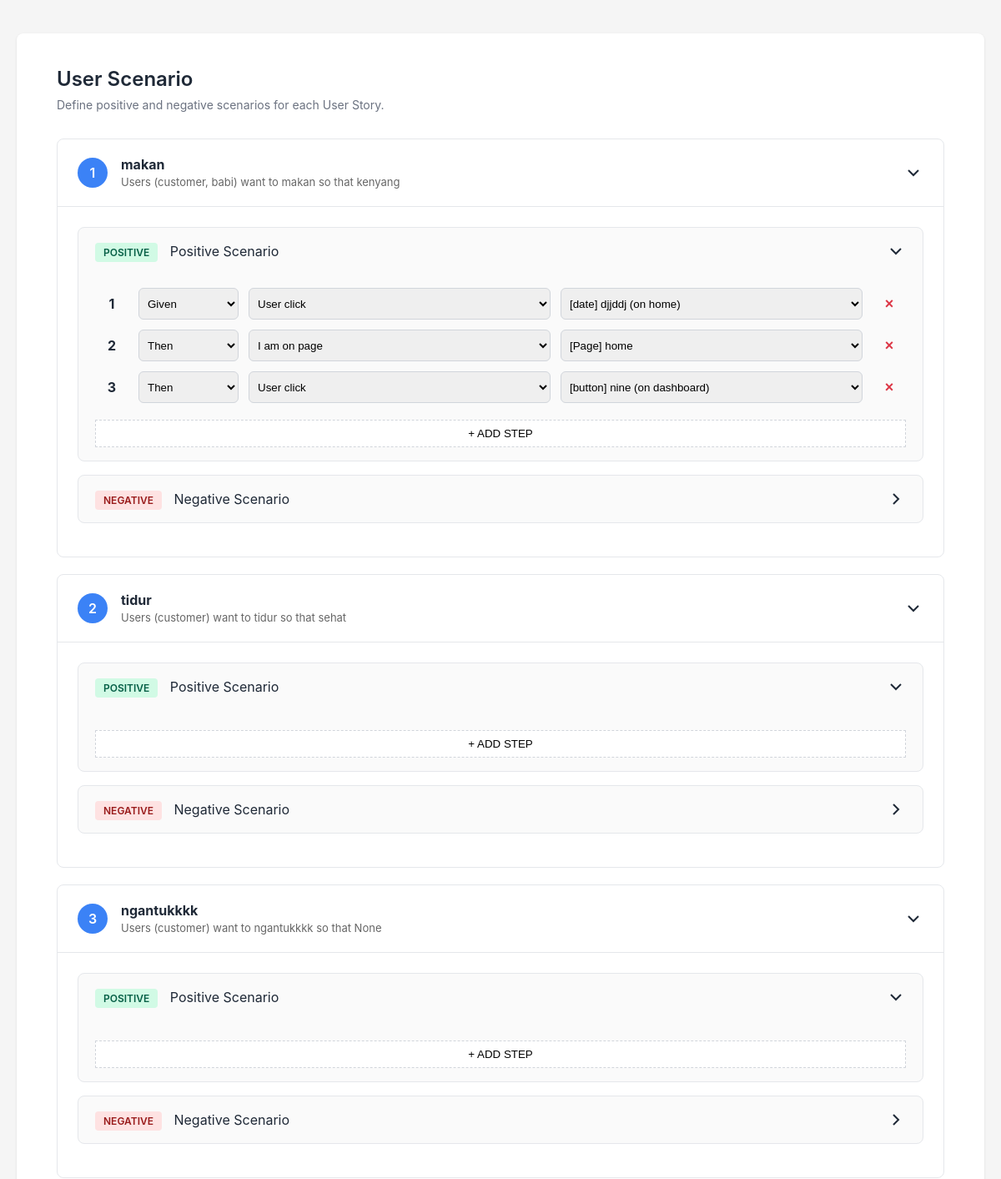
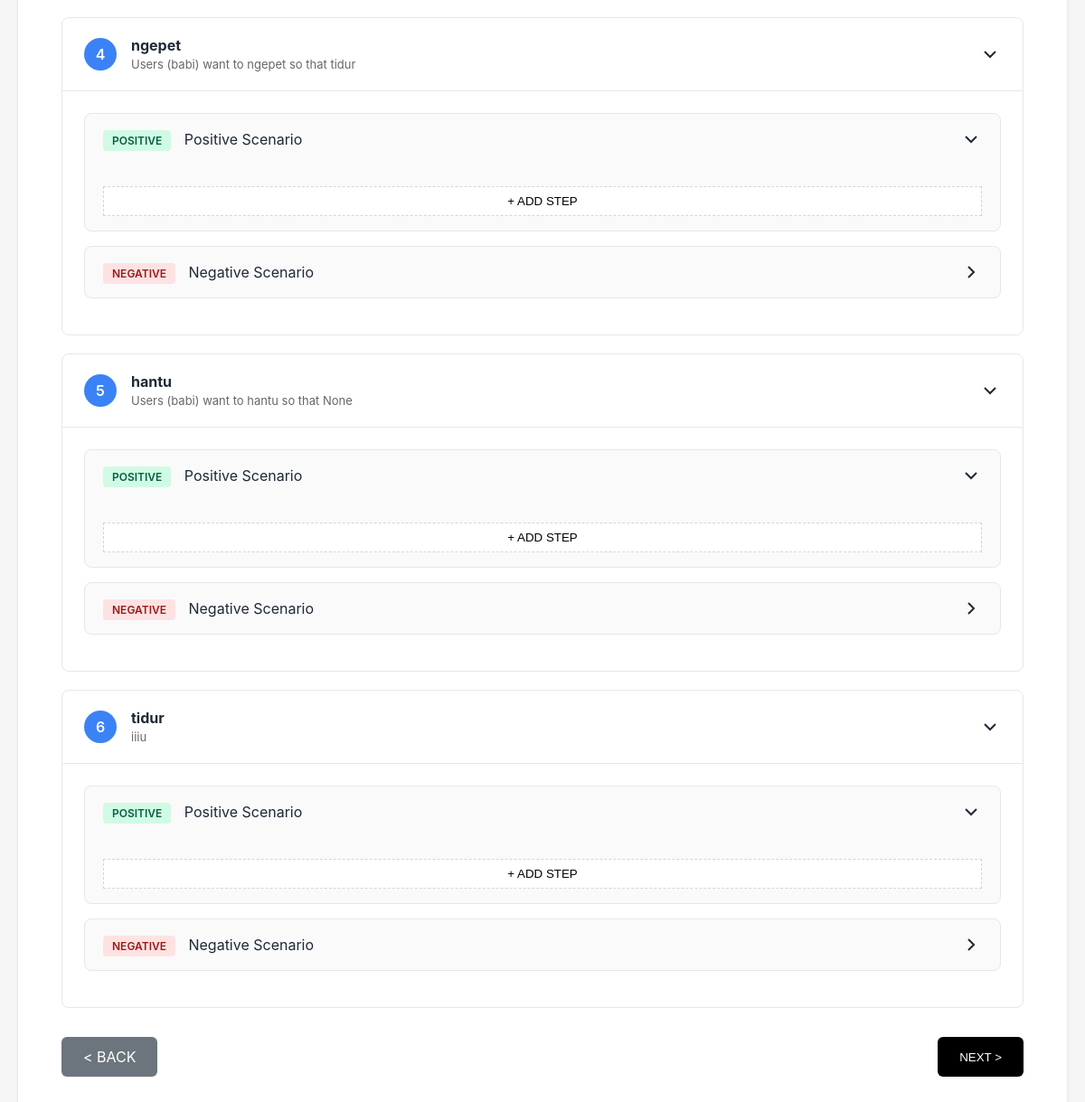
Screenshot of /user_scenario/ with the database file from the repository (2 pictures, top to bottom).
### main/models.py (models this page shows, shortened)
class UseCaseSpecification(models.Model):
    id = models.AutoField(primary_key=True)
    gui = models.ForeignKey(GUI, on_delete=models.CASCADE, null=True, blank=True)
    feature_name = models.CharField(max_length=255, default="Feature")
    summary_description = models.TextField(null=True, blank=True)
    PRIORITY_CHOICES = [
        ('Must Have', 'Must Have'),
        ('Should Have', 'Should Have'),
        ('Could Have', 'Could Have'),
        ("Won't Have", "Won't Have"),
    ]
    priority = models.CharField(max_length=50, choices=PRIORITY_CHOICES, default='Must Have')
    STATUS_CHOICES = [
        ('Active', 'Active'),
        ('Inactive', 'Inactive')
    ]
    status = models.CharField(max_length=50, choices=STATUS_CHOICES, default='Active')
    input_precondition = models.TextField(null=True, blank=True)
    input_postcondition = models.TextField(null=True, blank=True)

### main/views.py (the view)
# urls.py: path('user_scenario/', views.user_scenario, name='user_scenario'),
def user_scenario(request):
    gui = GUI.objects.last()
    specs = UseCaseSpecification.objects.prefetch_related(
        'scenarios__steps'  # ← PENTING: Harus pakai 'scenarios' bukan 'testscenario_set'
    ).all()
    gui_data = {'pages': [], 'elements': []}
    if gui:
        pages = Page.objects.filter(gui=gui)
        for p in pages:
            gui_data['pages'].append({'id': p.id, 'name': p.name})
        elements = Element.objects.filter(page__gui=gui)
        for el in elements:
            gui_data['elements'].append({
                'id': el.id,
                'name': el.name,
                'type': el.input_type.lower() if el.input_type else "text",
                'page': el.page.name
            })
    saved_scenarios = {}
    for spec in specs:
        saved_scenarios[str(spec.id)] = {  # ← PENTING: Ubah jadi string
            'Positive': [],
            'Negative': []
        }
        for scenario in spec.scenarios.all():
            steps_data = []
            for step in scenario.steps.all().order_by('step_number'):
                steps_data.append({
                    'condition': step.condition,
                    'activity': step.action_type,
                    'target_id': step.target_id or '',
                    'target_text': step.target_text or ''
                })
            saved_scenarios[str(spec.id)][scenario.scenario_type] = steps_data
    print("=" * 60)
    print("🔍 USER SCENARIO DEBUG")
    print(f"Total Specs: {specs.count()}")
    print(f"Saved Scenarios: {saved_scenarios}")
    print("=" * 60)
    return render(request, 'main/user_scenario.html', {
        'specs': specs,
        'gui_data_json': json.dumps(gui_data),
        'saved_scenarios_json': json.dumps(saved_scenarios)
    })

### main/templates/main/user_scenario.html (shortened to what this page needs)
<!DOCTYPE html>
<html lang="en">
<head>
</head>
<body>
    <div class="container">
        <h1>User Scenario</h1>
        <p class="subtitle">Define positive and negative scenarios for each User Story.</p>
        {% if specs %}
            {% for spec in specs %}
            <div class="user-story-card" data-spec-id="{{ spec.id }}">
                <div class="user-story-header" onclick="toggleUserStory(this)">
                    <div style="display:flex; align-items:center;">
                        <div class="story-number">{{ forloop.counter }}</div>
                        <div class="story-text">
                            <strong>{{ spec.feature_name }}</strong><br>
                            <span style="font-size:13px; color:#666; font-weight:normal;">
                                {{ spec.summary_description|default:"-" }}
                            </span>
                        </div>
                    </div>
                    <svg class="toggle-icon" viewBox="0 0 24 24" fill="none" stroke="currentColor" stroke-width="2"><polyline points="6 9 12 15 18 9"></polyline></svg>
                </div>
                <div class="user-story-content">
                    <div class="scenario-type-card" data-type="Positive">
                        <div class="scenario-type-header" onclick="toggleScenarioType(this)">
                            <div><span class="type-badge positive">POSITIVE</span> Positive Scenario</div>
                            <svg class="toggle-icon" viewBox="0 0 24 24" fill="none" stroke="currentColor" stroke-width="2"><polyline points="6 9 12 15 18 9"></polyline></svg>
                        </div>
                        <div class="scenario-type-content">
                            <div class="step-container"></div>
                            <button class="add-scenario-btn" onclick="addStep(this)">+ ADD STEP</button>
                        </div>
                    </div>
                    <div class="scenario-type-card" data-type="Negative">
                        <div class="scenario-type-header" onclick="toggleScenarioType(this)">
                            <div><span class="type-badge negative">NEGATIVE</span> Negative Scenario</div>
                            <svg class="toggle-icon collapsed" viewBox="0 0 24 24" fill="none" stroke="currentColor" stroke-width="2"><polyline points="6 9 12 15 18 9"></polyline></svg>
                        </div>
                    </div>
                </div>
            </div>
            {% endfor %}
        {% else %}
            <div style="text-align:center; padding:40px;">
                <p>Belum ada Use Case. Silakan input Use Case dulu.</p>
            </div>
        {% endif %}
        <div class="navigation">
            <a href="{% url 'main:input_informasi_tambahan' %}" class="nav-btn" style="background:#6c757d">&lt; BACK</a>
            <button id="nextBtn" onclick="saveAllScenarios()" class="nav-btn">NEXT &gt;</button>
        </div>
    </div>
</body>
</html>

### main/templates/main/user_scenario.html (style rules this page uses)
* { margin: 0; padding: 0; box-sizing: border-box; }
body { font-family: -apple-system, BlinkMacSystemFont, sans-serif; background: #f5f5f5; display: flex; justify-content: center; padding: 40px 20px; color: #1f2937; }
.container { background: #fff; width: 100%; max-width: 1200px; padding: 40px 48px; border-radius: 8px; box-shadow: 0 1px 3px rgba(0,0,0,0.1); }
h1 { font-size: 24px; font-weight: 600; margin-bottom: 8px; }
.subtitle { font-size: 14px; color: #6b7280; margin-bottom: 32px; }
.user-story-card { border: 1px solid #e5e7eb; border-radius: 8px; margin-bottom: 20px; background: #fff; }
.user-story-header { display: flex; align-items: center; justify-content: space-between; padding: 20px 24px; cursor: pointer; }
.story-number { width: 36px; height: 36px; border-radius: 50%; background: #3b82f6; color: #fff; display: flex; align-items: center; justify-content: center; font-weight: 600; margin-right: 16px; flex-shrink: 0; }
.toggle-icon { width: 24px; transition: transform 0.2s; }
.toggle-icon.collapsed { transform: rotate(-90deg); }
.user-story-content { padding: 24px; border-top: 1px solid #e5e7eb; display: block; }
.scenario-type-card { border: 1px solid #e5e7eb; border-radius: 8px; margin-bottom: 16px; background: #fafafa; }
.scenario-type-header { padding: 16px 20px; display: flex; justify-content: space-between; align-items: center; cursor: pointer; }
.type-badge { padding: 4px 10px; border-radius: 4px; font-size: 12px; font-weight: 600; margin-right: 10px; }
.type-badge.positive { background: #d1fae5; color: #065f46; }
.type-badge.negative { background: #fee2e2; color: #991b1b; }
.scenario-type-content { padding: 16px 20px; }
.add-scenario-btn { width: 100%; padding: 8px; border: 1px dashed #d1d5db; background: #fff; cursor: pointer; margin-top: 8px; }
.navigation { display: flex; justify-content: space-between; margin-top: 32px; }
.nav-btn { padding: 12px 24px; background: #000; color: #fff; border-radius: 6px; text-decoration: none; border: none; cursor: pointer; }

### rows the page displays
UseCaseSpecification: feature_name "makan", summary_description "Users (customer, babi) want to makan so that kenyang"
UseCaseSpecification: feature_name "tidur", summary_description "Users (customer) want to tidur so that sehat"
UseCaseSpecification: feature_name "ngantukkkk", summary_description "Users (customer) want to ngantukkkk so that None"
UseCaseSpecification: feature_name "ngepet", summary_description "Users (babi) want to ngepet so that tidur"
UseCaseSpecification: feature_name "hantu", summary_description "Users (babi) want to hantu so that None"
UseCaseSpecification: feature_name "tidur", summary_description "iiiu"
